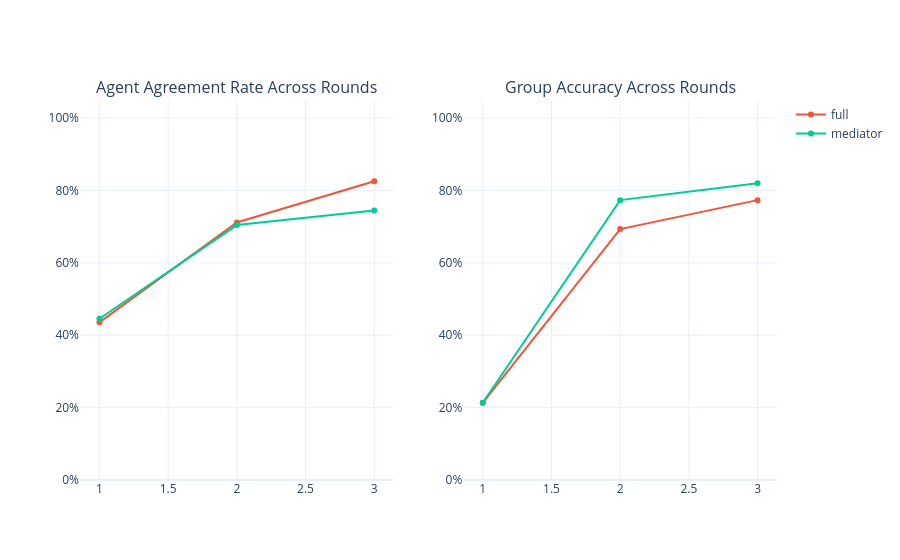

Notebook code for this chart:
### Code cell
# Subplots
fig = make_subplots(
    rows=1, cols=2,
    subplot_titles=("Agent Agreement Rate Across Rounds", "Group Accuracy Across Rounds")
)

for topo in avg_agreement["topology"].unique():
    fig.add_trace(
        go.Scatter(
            x=avg_agreement[avg_agreement["topology"] == topo]["round"],
            y=avg_agreement[avg_agreement["topology"] == topo]["agreement"],
            name=topo, line=dict(color=TOPO_COLORS.get(topo))
        ),
        row=1, col=1
    )

for topo in avg_acc_round["topology"].unique():
    fig.add_trace(
        go.Scatter(
            x=avg_acc_round[avg_acc_round["topology"] == topo]["round"],
            y=avg_acc_round[avg_acc_round["topology"] == topo]["correct"],
            name=topo, line=dict(color=TOPO_COLORS.get(topo)),
            showlegend=False
        ),
        row=1, col=2
    )

fig.update_layout(
    yaxis_tickformat=".0%", yaxis_range=[0, 1.05],
    yaxis2_tickformat=".0%", yaxis2_range=[0, 1.05],
)

fig.show()
fig.write_image("figures/agreement_accuracy_across_rounds.png", scale=2)

### Figure 1 — Plotly figure (JSON) as saved in the notebook; plotly's stock layout.template omitted (floating-point values rounded to 4 significant figures)
{"data": [{"line": {"color": "#EF553B"}, "name": "full", "type": "scatter", "x": [1, 2, 3], "xaxis": "x", "y": [0.4356, 0.7117, 0.8256], "yaxis": "y"}, {"line": {"color": "#00CC96"}, "name": "mediator", "type": "scatter", "x": [1, 2, 3], "xaxis": "x", "y": [0.4456, 0.7044, 0.7444], "yaxis": "y"}, {"line": {"color": "#EF553B"}, "name": "full", "showlegend": false, "type": "scatter", "x": [1, 2, 3], "xaxis": "x2", "y": [0.2133, 0.6933, 0.7733], "yaxis": "y2"}, {"line": {"color": "#00CC96"}, "name": "mediator", "showlegend": false, "type": "scatter", "x": [1, 2, 3], "xaxis": "x2", "y": [0.2133, 0.7733, 0.82], "yaxis": "y2"}], "layout": {"annotations": [{"font": {"size": 16}, "showarrow": false, "text": "Agent Agreement Rate Across Rounds", "x": 0.225, "xanchor": "center", "xref": "paper", "y": 1, "yanchor": "bottom", "yref": "paper"}, {"font": {"size": 16}, "showarrow": false, "text": "Group Accuracy Across Rounds", "x": 0.775, "xanchor": "center", "xref": "paper", "y": 1, "yanchor": "bottom", "yref": "paper"}], "xaxis": {"anchor": "y", "domain": [0, 0.45]}, "xaxis2": {"anchor": "y2", "domain": [0.55, 1]}, "yaxis": {"anchor": "x", "domain": [0, 1], "range": [0, 1.05], "tickformat": ".0%"}, "yaxis2": {"anchor": "x2", "domain": [0, 1], "range": [0, 1.05], "tickformat": ".0%"}}}
